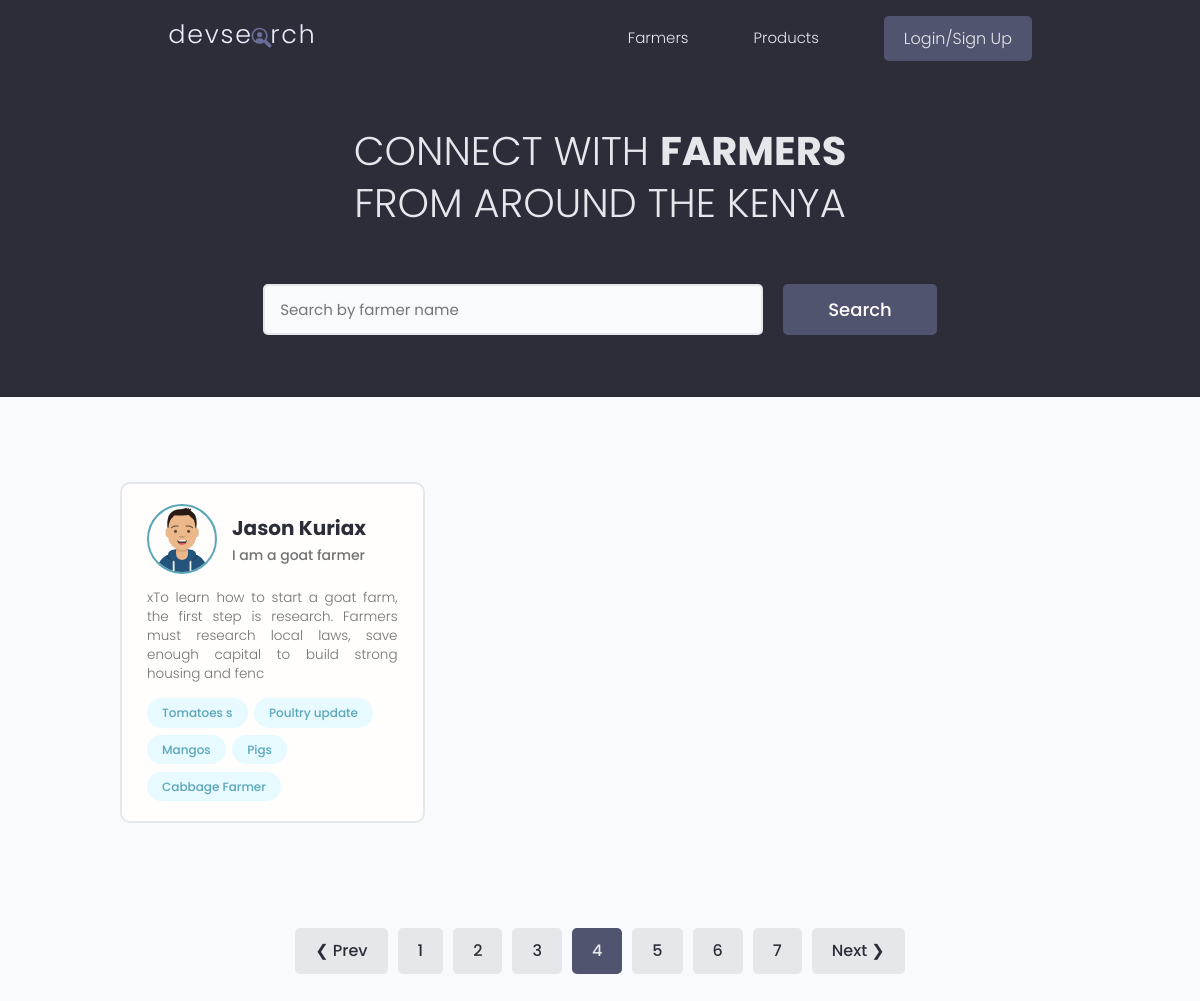
/?page=4, run on the app's committed database.
### users/models.py (models this page shows, shortened)
class Profile(models.Model):
    user = models.OneToOneField(
        User,
        on_delete=models.CASCADE,
        null=True, blank=True
    )
    name = models.CharField(max_length=200, null=True, blank=True)
    email = models.EmailField(max_length=500, null=True, blank=True)
    username = models.CharField(max_length=200, null=True, blank=True)
    short_intro = models.CharField(max_length=200, blank=True, null=True)
    bio = models.TextField(null=True, blank=True)
    profile_image = models.ImageField(
        null=True, blank=True,
        upload_to='profiles/',
        default='profiles/user-default.png'
    )
    county = models.ForeignKey(
        'products.County',    # referencing County from products app
        on_delete=models.SET_NULL,
        null=True, blank=True
    )
    specialities = models.ManyToManyField('Speciality', blank=True)
    phone = models.CharField(max_length=20, null=True, blank=True)
    whatsapp_link = models.CharField(max_length=500, null=True, blank=True)
    website = models.CharField(max_length=500, null=True, blank=True)
    social_twitter = models.CharField(max_length=200, null=True, blank=True)
    youtube = models.CharField(max_length=200, null=True, blank=True)
    created = models.DateTimeField(auto_now_add=True)
    id = models.UUIDField(
        default=uuid.uuid4, unique=True,
        primary_key=True, editable=False
    )

class Speciality(models.Model):
    owner = models.ForeignKey(
        Profile,
        on_delete=models.CASCADE,
        null=True, blank=True
    )
    name = models.CharField(max_length=200, blank=True, null=True)
    description = models.TextField(null=True, blank=True)
    created = models.DateTimeField(auto_now_add=True)
    id = models.UUIDField(
        default=uuid.uuid4, unique=True,
        primary_key=True, editable=False
    )
    def __str__(self):
        return self.name

### users/views.py (the view)
# urls.py: path('', views.profiles, name='profiles'),
def profiles(request):
    profiles, search_query = searchProfiles(request) # Call the searchProfiles utility function to retrieve the filtered profiles and the search query. This allows the view to display the relevant profiles based on the user's search input and also pass the search query back to the template for display in the search input field.
    profiles, custom_range = paginateProfiles(request, profiles, 1) # Call the paginateProfiles utility function to paginate the filtered profiles. This allows the view to display a subset of profiles per page and also pass a custom range for pagination links to the template.
    context = {'profiles': profiles, 'search_query': search_query, 'custom_range': custom_range}
    return render(request, 'users/profiles.html', context)

### users/utils.py (called while the page is built)
def searchProfiles(request):
    search_query = ''
    if request.GET.get('search_query'):
        search_query = request.GET.get('search_query')
    speciality = Speciality.objects.filter(name__icontains=search_query)
    profiles = Profile.objects.distinct().filter(
        Q(name__icontains=search_query) |
        Q(short_intro__icontains=search_query) |
        Q(speciality__in=speciality))
    return profiles, search_query

### users/templates/users/profiles.html (shortened to what this page needs)
{% extends 'main.html' %}
{% block content %}
  <main class="home">
    <section class="hero-section text-center">
      <div class="container container--narrow">
        <div class="hero-section__box">
          <h2>CONNECT WITH <span>FARMERS</span></h2>
          <h2>FROM AROUND THE KENYA</h2>
        </div>
        <div class="hero-section__search">
          <form id='searchForm' class="form" action="{% url 'profiles' %}" method="get">
            <div class="form__field">
              <input class="input input--text" id="formInput#search" type="text" name="search_query"
                value="{{search_query}}" placeholder="Search by farmer name" />
            </div>
            <input class="btn btn--sub btn--lg" type="submit" value="Search" />
          </form>
        </div>
      </div>
    </section>
    <section class="devlist">
      <div class="container">
        <div class="grid grid--three">
          {% for profile in profiles %}
          <div class="column card">
            <div class="dev">
              <a href="{% url 'user_profile' profile.id %}" class="card__body">
                <div class="dev__profile">
                  <img class="avatar avatar--md" src="{{ profile.profile_image.url }}" alt="image" />
                  <div class="dev__meta">
                    <h3>{{profile.name}}</h3>
                    <h5>{{profile.short_intro|slice:"150"}}</h5>
                  </div>
                </div>
                <p class="dev__info">{{profile.bio|slice:"150"}}</p>
                <div class="dev__skills">
                  {% for speciality in profile.speciality_set.all|slice:"5" %}
                  <span class="tag tag--pill tag--main">
                    <small>{{speciality}}</small>
                  </span>
                  {% endfor %}
                </div>
              </a>
            </div>
          </div>
          {% endfor %}
        </div>
      </div>
    </section>
    {% include 'pagination.html' with queryset=profiles custom_range=custom_range %}
  </main>
{% endblock content %}

### static/styles/app.css (style rules this page uses)
:root { --color-sub: #2d2d39; }
.btn--sub { background-color: var(--color-sub-light); }
.card { border: 2px solid var(--color-light); }
img { width: 100%; }
.hero-section { height: 40vh; display: flex; align-items: center; background-color: var(--color-sub); }
.hero-section__box { margin-bottom: 4rem; }
.hero-section__box > h2, .hero-section__box > h2 > span { font-size: 4rem; color: var(--color-light); line-height: 1.3; text-transform: uppercase; }
.hero-section__box > h2 { font-weight: 300; }
.hero-section__box > h2 > span { font-weight: 700; }
.hero-section__search > .form { display: flex; align-items: center; justify-content: center; gap: 2rem; }
.hero-section__search > .form input.input--text { width: 50rem; }
.devlist { margin-top: 8rem; }
.devlist .grid { align-items: stretch; }
.devlist .dev .dev__profile { display: flex; align-items: center; gap: 1.5rem; }
.devlist .dev .dev__meta h3 { color: var(--color-sub); font-size: 2rem; font-weight: 700; }
.devlist .dev .dev__meta h5 { color: var(--color-text); font-size: 1.4rem; font-weight: 500; }
.devlist .dev .dev__info { margin: 1.5rem 0; font-size: 1.35rem; line-height: 1.4; text-align: justify; }

### static/uikit/styles/modules/_variables.css (style rules this page uses)
:root { --color-main: #5aa5b9; --color-main-light: #e6faff; --color-sub: #3f4156; --color-sub-light: #51546e; --color-sub-lighter: #ededfd; --color-text: #737373; --color-gray: #8b8b8b; --color-light: #e5e7eb; --color-light-gray: #767676; --color-bg: #f8fafd; --color-white: #fffefd; --color-white-light: #f3f3f3; --color-success: #359e64; --color-success-bg: #def8e8; --color-error: #fc4b0b; --color-error-bg: #fff2ee; --font-base: 'Poppins', arial, helvetica, 'Segoe UI', roboto, ubuntu, sans-serif; --font-monospace: 'Fira Code', 'Courier New', courier, monospace; --font-regular: 300; --font-medium: 500; --font-bold: 700; --generic-shadow: 1px 1px 5px #00000010; --generic-transition: all 0.3s ease-in-out; }

### static/uikit/styles/modules/_base.css (style rules this page uses)
* { margin: 0; padding: 0; box-sizing: border-box; text-rendering: optimizeLegibility; color: inherit; font-size: inherit; }
html { font-size: 50%; }
@media only screen and (min-width: 480px) { html { font-size: 56.25%; } }
@media only screen and (min-width: 1200px) { html { font-size: 62.5%; } }
body { line-height: 1.6; font-weight: 400; font-size: 1.5rem; color: var(--color-text); background-color: var(--color-bg); min-height: 100vh; }

### static/uikit/styles/modules/_typography.css (style rules this page uses)
* { font-family: var(--font-base); }
h2 { font-size: 3.6rem; font-weight: var(--font-bold); }
h3 { font-size: 3.2rem; font-weight: var(--font-medium); }
h5 { font-size: 2.4rem; font-weight: var(--font-medium); }
h5, h6 { font-weight: var(--font-regular); }
p, span, strong { font-size: 1.6rem; color: var(--color-text); font-weight: var(--font-regular); }
a { padding-bottom: 2px; text-decoration: none; display: inline-block; color: var(--color-main); font-weight: var(--font-medium); }

### static/uikit/styles/modules/_utilities.css (style rules this page uses)
.container { width: 92%; max-width: 165rem; margin: 0 auto; box-sizing: border-box; }
.container--narrow { width: 92%; max-width: 120rem; }
@media screen and (min-width: 1000px) { .container { width: 90%; } }
@media screen and (min-width: 1000px) { .container--narrow { width: 85%; } }
@media screen and (min-width: 1200px) { .container { width: 80%; } }
@media screen and (min-width: 1200px) { .container--narrow { width: 72%; } }
.text-center { text-align: center; }

### static/uikit/styles/modules/_avatar.css (style rules this page uses)
.avatar { border-radius: 50%; border: 2px solid var(--color-main); object-fit: cover; }
.avatar--md { height: 7rem; width: 7rem; }

### static/uikit/styles/modules/_button.css (style rules this page uses)
.btn { display: inline-block; position: relative; cursor: pointer; background-color: var(--color-light); font-weight: var(--font-medium); color: var(--color-sub); text-decoration: none; padding: 1rem 2rem; border-radius: 0.5rem; border: none; width: -webkit-fit-content; width: -moz-fit-content; width: fit-content; height: -webkit-fit-content; height: -moz-fit-content; height: fit-content; font-size: 1.6rem; outline-width: 0; outline-color: transparent; -webkit-backface-visibility: hidden; backface-visibility: hidden; transition: all 0.3s ease-in-out; }
.btn--sub { background-color: var(--color-sub); color: var(--color-white); }
.btn--lg { font-size: 1.8rem; padding: 1.2rem 4.5rem; }

### static/uikit/styles/modules/_card.css (style rules this page uses)
.card { border-radius: 1rem; background-color: var(--color-white); border: 1.5px solid var(--color-light); width: auto; height: auto; margin-top: 0.5rem; margin-bottom: 0.5rem; overflow: hidden; }
.card__body, .card__header { padding: 2rem 2.5rem; }

### data on the page
Profile: profile_image (picture), name "Jason Kuriax", short_intro "I am a goat farmer", bio "xTo learn how to start a goat farm, the first step is research. Farmers must research local laws, save enough capital to build strong housing and fenc"
Speciality: name "Tomatoes s"
Speciality: name "Poultry update"
Speciality: name "Mangos"
Speciality: name "Pigs"
Speciality: name "Cabbage Farmer"

### other printed values
{{ page }} "1" "2" "3" "5" "6" "7"
{{ page }} "4"
